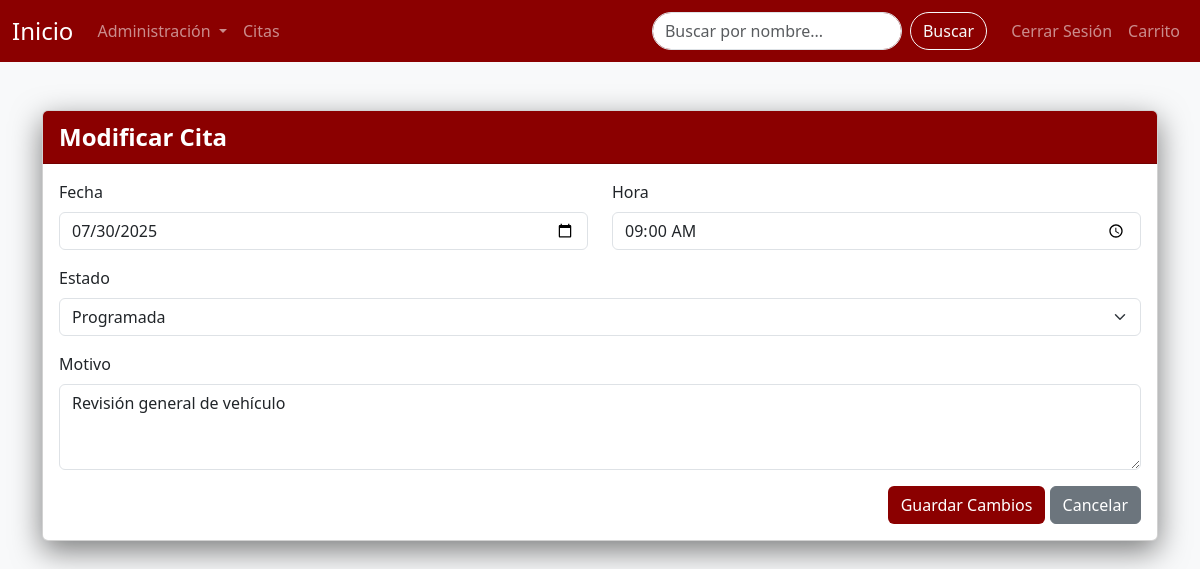
The page /view/Administracion/Citas/modificarCitas.php?id=1 (signed in) on the database its author committed.
### tables this page shows
CREATE TABLE CITAS (
    id_cita INT AUTO_INCREMENT PRIMARY KEY,
    fecha DATE,
    hora TIME,
    motivo VARCHAR(500),
    estado VARCHAR(50) DEFAULT 'Programada',
    id_cliente INT NOT NULL,
    FOREIGN KEY (id_cliente) REFERENCES USUARIOS(id_cliente) ON DELETE CASCADE
);

### view/Administracion/Citas/modificarCitas.php (the view, shortened to what this page needs)
<?php
$mysqli = abrirConexion();
$id = $_GET['id'];
$cita = $mysqli->query("SELECT * FROM CITAS WHERE id_cita = $id")->fetch_assoc();
$mensajeErrorFecha = $mensajeErrorHora = $mensajeErrorEstado = $mensajeErrorMotivo = "";
$fecha = $cita['fecha'];
$hora = $cita['hora'];
$estado = $cita['estado'];
$motivo = $cita['motivo'];
?>
<!DOCTYPE html>
<html lang="es">
<head>
  <link href="https://cdn.jsdelivr.net/npm/bootstrap@5.3.7/dist/css/bootstrap.min.css" rel="stylesheet">
  <link rel="stylesheet" href="https://cdnjs.cloudflare.com/ajax/libs/font-awesome/6.0.0-beta3/css/all.min.css">
</head>
<body class="bg-light">
  <?php include '../../componentes/navbar.php'; ?>
  <div class="container mt-5">
    <div class="card card-sombra">
      <div class="card-header card-header-custom">Modificar Cita</div>
      <div class="card-body">
        <form method="POST">
          <div class="row">
            <div class="col-md-6 mb-3">
              <label for="fechaCita" class="form-label">Fecha</label>
              <input type="date" class="form-control <?= !empty($mensajeErrorFecha) ? 'is-invalid' : '' ?>" id="fecha" name="fecha" min="<?= date('Y-m-d') ?>" value="<?= $fecha ?>">
            </div>
            <div class="col-md-6 mb-3">
              <label for="horaCita" class="form-label">Hora</label>
              <input type="time" class="form-control <?= !empty($mensajeErrorHora) ? 'is-invalid' : '' ?>" name="hora" value="<?= $hora ?>">
            </div>
          </div>
          <div class="mb-3">
            <label for="estado" class="form-label">Estado</label>
            <select class="form-select <?= !empty($mensajeErrorEstado) ? 'is-invalid' : '' ?>" name="estado">
                <option value="Programada" <?= ($estado=="Programada") ? 'selected' : '' ?>>Programada</option>
            </select>
          </div>
          <div class="mb-3">
            <label for="motivoCita" class="form-label">Motivo</label>
            <textarea class="form-control <?= !empty($mensajeErrorMotivo) ? 'is-invalid' : '' ?>" name="motivo" rows="3"><?= $motivo ?></textarea>
          </div>
          <div class="text-end">
            <button type="submit" class="btn btn-custom">Guardar Cambios</button>
            <a class="btn btn-secondary" href="citas.php">Cancelar</a>
          </div>
        </form>
      </div>
    </div>
  </div>
</body>
</html>

### view/Administracion/Citas/modificarCitas.php (style rules this page uses)
.card-sombra { box-shadow: 0 10px 30px rgba(0,0,0,0.5); }
.card-header-custom { background-color: #8B0000; color: white; font-size: 1.5rem; font-weight: bold; }
.btn-custom { background-color: #8B0000; color: #fff; }

### rows shown on the page
citas: fecha "07/30/2025", hora "09:00:00", estado "Programada", motivo "Revisión general de vehículo"
